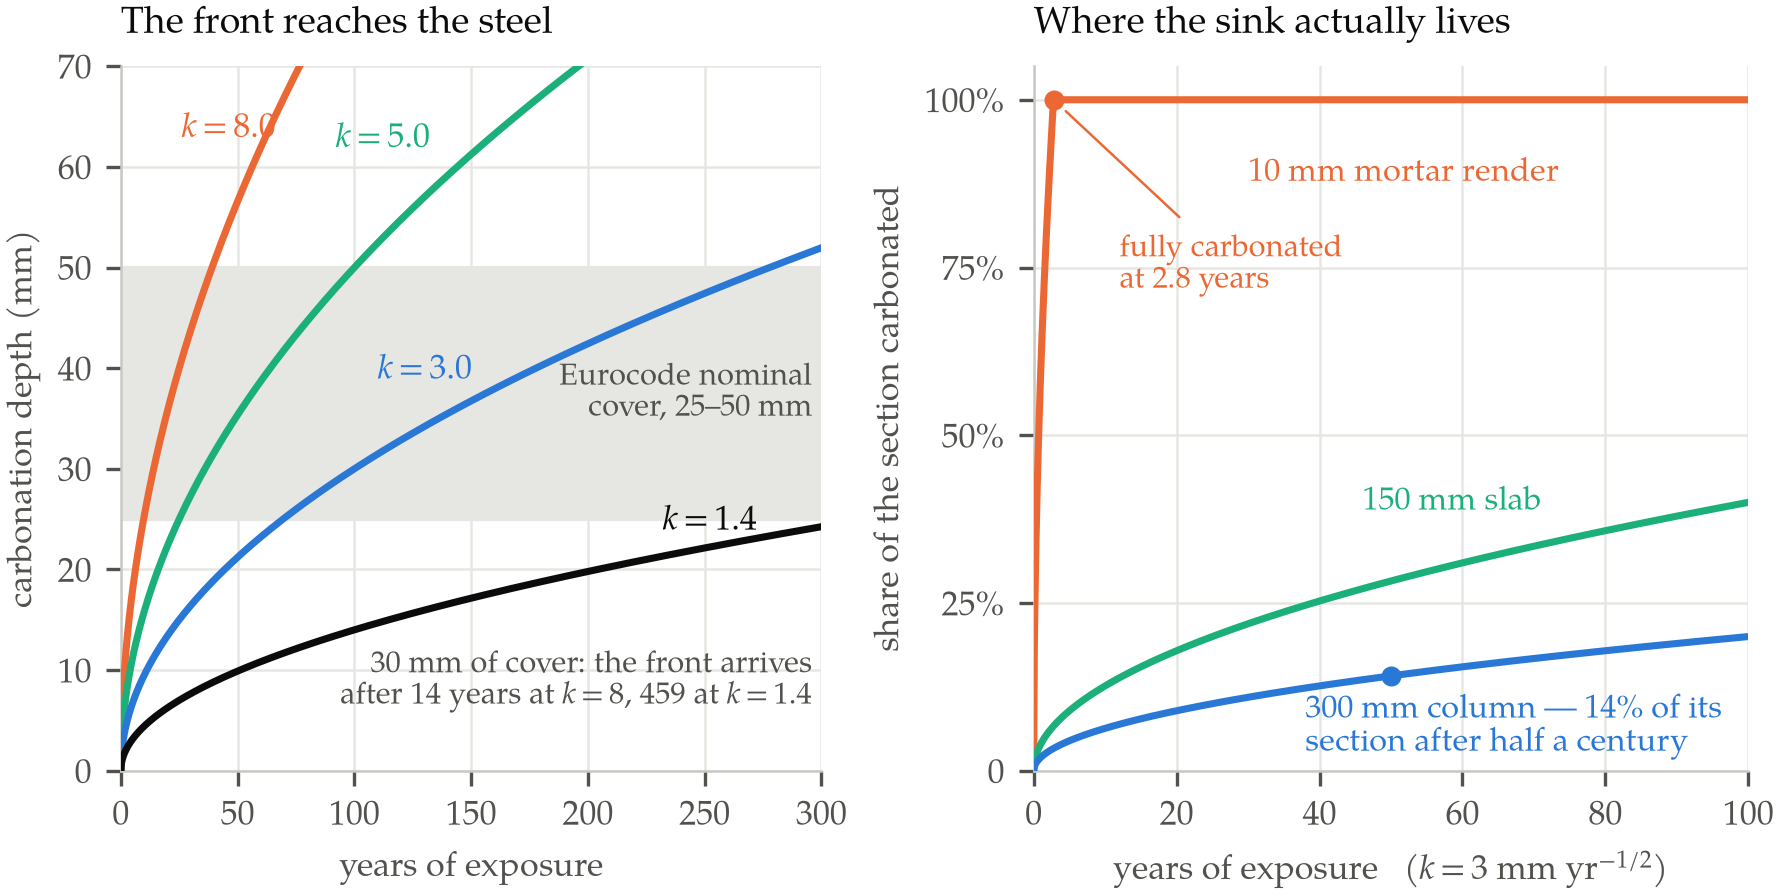

This chart was generated by the following Python code:
"""Figure for report 024 — the carbonation front, and why thin sections are the sink.

Both panels are the same one-parameter law. Carbonation advances into concrete as
a diffusion front, so its depth goes as the square root of time,

    x(t) = k sqrt(t),

with k in mm per sqrt(year). Field surveys of real structures put k between about
0 and 14 mm/sqrt(yr) with a median near 1.4; laboratory and exposed-deck values of
3 to 8 are common in poorer or more exposed concrete.

Left panel — the corrosion clock. Depth against time for four values of k, with
the Eurocode nominal cover band (25-50 mm) shaded. Where a curve crosses the band
is when the front reaches the reinforcement, the pore solution has lost its
alkalinity, and the steel's passive film is gone. At k = 1.4 a 30 mm cover lasts
459 years; at k = 8 it lasts 14.

Right panel — where the sink actually lives. For a member of thickness d exposed
on both faces, the carbonated fraction of the section is min(1, 2 k sqrt(t) / d).
A 10 mm mortar render at k = 3 is fully carbonated in under three years; a 300 mm
column has done 14 per cent of its section in fifty. The sink is overwhelmingly a
thin-section phenomenon, which is why mortar and crushed demolition waste
dominate the published uptake accounts and structural concrete does not.

Palette: the blue/orange/green set already validated for this series (009-023),
all-pairs checked at print contrast. Series are labelled directly; this is print.
Run: python3 figures/024-carbonation-front.py
"""
import matplotlib
matplotlib.use("Agg")
import matplotlib.font_manager as fm
import matplotlib.pyplot as plt
import numpy as np
import tempfile
from pathlib import Path

SERIF = "TeX Gyre Pagella"
BLUE, ORANGE, GREEN = "#2a78d6", "#eb6834", "#1baf7a"
INK, MUTED, GRID = "#0b0b0b", "#52514e", "#e6e6e2"


def use_vendored_pagella():
    """Register tools/fonts/texgyrepagella-*.woff2 with matplotlib.

    The repository vendors the faces on purpose, and matplotlib cannot read
    woff2 directly, so decompress them to ttf in a temporary directory and
    register those.
    """
    vendored = sorted((Path(__file__).resolve().parent.parent / "tools" / "fonts")
                      .glob("texgyrepagella-*.woff2"))
    if not vendored:
        return False
    try:
        from fontTools.ttLib import TTFont
    except ImportError:
        return False
    cache = Path(tempfile.mkdtemp(prefix="pagella-"))
    for src in vendored:
        face = TTFont(str(src))
        face.flavor = None
        dst = cache / (src.stem + ".ttf")
        face.save(str(dst))
        fm.fontManager.addfont(str(dst))
    return SERIF in {f.name for f in fm.fontManager.ttflist}


if not use_vendored_pagella() and SERIF not in {f.name for f in fm.fontManager.ttflist}:
    raise SystemExit("TeX Gyre Pagella unavailable: install fontTools and brotli "
                     "so the vendored woff2 faces in tools/fonts/ can be used.")

plt.rcParams.update({
    "font.family": "serif", "font.serif": [SERIF], "font.size": 8.2,
    "mathtext.fontset": "custom", "mathtext.rm": SERIF,
    "mathtext.it": f"{SERIF}:italic", "mathtext.bf": f"{SERIF}:bold",
    "mathtext.cal": SERIF, "mathtext.sf": SERIF, "mathtext.tt": SERIF,
    "axes.edgecolor": "#c9c9c4", "axes.linewidth": 0.6,
    "text.color": INK, "axes.labelcolor": MUTED, "xtick.color": MUTED,
    "ytick.color": MUTED, "figure.facecolor": "white", "savefig.facecolor": "white",
})


# ---------------------------------------------------------------- mechanics
def depth(t, k):
    """Carbonation depth in mm after t years."""
    return k * np.sqrt(t)


def years_to(x_mm, k):
    """Years for the front to reach depth x_mm."""
    return (x_mm / k) ** 2


def fraction(t, k, d_mm):
    """Carbonated fraction of a section of thickness d, exposed on both faces."""
    return np.minimum(1.0, 2.0 * k * np.sqrt(t) / d_mm)


assert abs(years_to(30, 1.4) - 459.18) < 0.05
assert abs(years_to(30, 8.0) - 14.0625) < 1e-6
assert abs(fraction(50.0, 3.0, 300.0) - 0.14142) < 1e-5

fig, (axL, axR) = plt.subplots(1, 2, figsize=(7.0, 3.05),
                               gridspec_kw=dict(width_ratios=[1.0, 1.02],
                                                wspace=0.30))

# ---- left: the corrosion clock -------------------------------------------
t = np.linspace(0.0, 300.0, 1200)
axL.axhspan(25, 50, color=GRID, zorder=0)
axL.text(296, 37.5, "Eurocode nominal\ncover, 25–50 mm", fontsize=7.4, color=MUTED,
         ha="right", va="center")
for k, colour, lxy in ((8.0, ORANGE, (26, 62)),
                       (5.0, GREEN, (92, 61)),
                       (3.0, BLUE, (110, 38.0)),
                       (1.4, INK, (232, 23.0))):
    axL.plot(t, depth(t, k), color=colour, lw=1.7, zorder=3)
    axL.text(lxy[0], lxy[1], f"$k = {k}$", color=colour, fontsize=8.2,
             ha="left", va="bottom")
axL.text(296, 12.0,
         "30 mm of cover: the front arrives\n"
         "after 14 years at $k = 8$, 459 at $k = 1.4$",
         fontsize=7.4, color=MUTED, ha="right", va="top")
axL.set_xlim(0, 300)
axL.set_ylim(0, 70)
axL.set_xticks([0, 50, 100, 150, 200, 250, 300])
axL.set_xlabel("years of exposure")
axL.set_ylabel("carbonation depth (mm)")
axL.set_title("The front reaches the steel", fontsize=9.0, loc="left", pad=8,
              color=INK)
axL.grid(color=GRID, lw=0.6, zorder=1)
for sp in ("top", "right"):
    axL.spines[sp].set_visible(False)

# ---- right: where the sink lives -----------------------------------------
t2 = np.linspace(0.0, 100.0, 1200)
for d_mm, colour, label, lxy in (
        (10, ORANGE, "10 mm mortar render", (30.0, 0.915)),
        (150, GREEN, "150 mm slab", (46.0, 0.425)),
        (300, BLUE, "300 mm column — 14% of its\nsection after half a century",
         (38.0, 0.115))):
    axR.plot(t2, fraction(t2, 3.0, d_mm), color=colour, lw=1.7, zorder=3)
    axR.text(lxy[0], lxy[1], label, color=colour, fontsize=7.8, ha="left",
             va="top")
t_full = (10.0 / (2 * 3.0)) ** 2
axR.plot([t_full], [1.0], "o", ms=3.8, color=ORANGE, zorder=6)
axR.annotate(f"fully carbonated\nat {t_full:.1f} years", xy=(t_full, 1.0),
             xytext=(12.0, 0.80), fontsize=7.4, color=ORANGE, ha="left", va="top",
             arrowprops=dict(arrowstyle="-", color=ORANGE, lw=0.6,
                             shrinkA=3, shrinkB=4))
axR.plot([50.0], [fraction(50.0, 3.0, 300.0)], "o", ms=3.8, color=BLUE, zorder=6)
axR.set_xlim(0, 100)
axR.set_ylim(0, 1.05)
axR.set_yticks([0, 0.25, 0.5, 0.75, 1.0])
axR.set_yticklabels(["0", "25%", "50%", "75%", "100%"])
axR.set_xlabel("years of exposure   ($k = 3$ mm yr$^{-1/2}$)")
axR.set_ylabel("share of the section carbonated")
axR.set_title("Where the sink actually lives", fontsize=9.0, loc="left", pad=8,
              color=INK)
axR.grid(color=GRID, lw=0.6, zorder=1)
for sp in ("top", "right"):
    axR.spines[sp].set_visible(False)

out = Path(__file__).with_suffix(".png")
fig.savefig(out, dpi=300, bbox_inches="tight", pad_inches=0.02)
print("wrote", out)
for k in (1.4, 3.0, 5.0, 8.0):
    print(f"  k={k:4.1f}: 25 mm in {years_to(25, k):7.1f} yr, "
          f"30 mm in {years_to(30, k):7.1f} yr, 50 mm in {years_to(50, k):7.1f} yr")
print(f"  10 mm render fully carbonated at k=3 in {t_full:.2f} yr")
print(f"  300 mm column at 50 yr: {fraction(50.0, 3.0, 300.0):.4f} of section")
